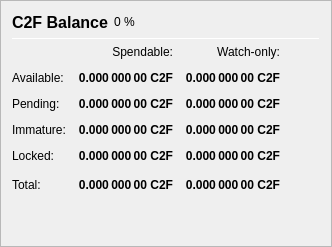
                   <widget class="QFrame" name="frame_Balances">
                    <property name="frameShape">
                     <enum>QFrame::StyledPanel</enum>
                    </property>
                    <property name="frameShadow">
                     <enum>QFrame::Raised</enum>
                    </property>
                    <layout class="QVBoxLayout" name="verticalLayout_4">
                     <item>
                      <layout class="QHBoxLayout" name="horizontalLayout_4">
                       <item>
                        <widget class="QLabel" name="label_5">
                         <property name="minimumSize">
                          <size>
                           <width>0</width>
                           <height>20</height>
                          </size>
                         </property>
                         <property name="font">
                          <font>
                           <pointsize>12</pointsize>
                           <weight>75</weight>
                           <bold>true</bold>
                          </font>
                         </property>
                         <property name="text">
                          <string>C2F Balance</string>
                         </property>
                        </widget>
                       </item>
                       <item>
                        <widget class="QLabel" name="labelC2FPercent">
                         <property name="text">
                          <string notr="true">0 %</string>
                         </property>
                        </widget>
                       </item>
                       <item>
                        <spacer name="horizontalSpacer_3">
                         <property name="orientation">
                          <enum>Qt::Horizontal</enum>
                         </property>
                         <property name="sizeHint" stdset="0">
                          <size>
                           <width>40</width>
                           <height>20</height>
                          </size>
                         </property>
                        </spacer>
                       </item>
                      </layout>
                     </item>
                     <item>
                      <widget class="Line" name="line_Balance">
                       <property name="minimumSize">
                        <size>
                         <width>0</width>
                         <height>1</height>
                        </size>
                       </property>
                       <property name="maximumSize">
                        <size>
                         <width>16777215</width>
                         <height>1</height>
                        </size>
                       </property>
                       <property name="orientation">
                        <enum>Qt::Horizontal</enum>
                       </property>
                      </widget>
                     </item>
                     <item>
                      <layout class="QGridLayout" name="gridLayout">
                       <property name="spacing">
                        <number>12</number>
                       </property>
                       <item row="0" column="1">
                        <widget class="QLabel" name="labelSpendable">
                         <property name="text">
                          <string>Spendable:</string>
                         </property>
                         <property name="alignment">
                          <set>Qt::AlignRight|Qt::AlignTrailing|Qt::AlignVCenter</set>
                         </property>
                        </widget>
                       </item>
                       <item row="0" column="2">
                        <widget class="QLabel" name="labelWatchonly">
                         <property name="text">
                          <string>Watch-only:</string>
                         </property>
                         <property name="alignment">
                          <set>Qt::AlignRight|Qt::AlignTrailing|Qt::AlignVCenter</set>
                         </property>
                        </widget>
                       </item>
                       <item row="1" column="0">
                        <widget class="QLabel" name="labelBalanceText">
                         <property name="text">
                          <string>Available:</string>
                         </property>
                        </widget>
                       </item>
                       <item row="1" column="1">
                        <widget class="QLabel" name="labelBalance">
                         <property name="font">
                          <font>
                           <weight>75</weight>
                           <bold>true</bold>
                          </font>
                         </property>
                         <property name="cursor">
                          <cursorShape>IBeamCursor</cursorShape>
                         </property>
                         <property name="toolTip">
                          <string>Your current spendable balance</string>
                         </property>
                         <property name="text">
                          <string notr="true">0.000 000 00 C2F</string>
                         </property>
                         <property name="alignment">
                          <set>Qt::AlignRight|Qt::AlignTrailing|Qt::AlignVCenter</set>
                         </property>
                         <property name="textInteractionFlags">
                          <set>Qt::LinksAccessibleByMouse|Qt::TextSelectableByKeyboard|Qt::TextSelectableByMouse</set>
                         </property>
                        </widget>
                       </item>
                       <item row="1" column="2">
                        <widget class="QLabel" name="labelWatchAvailable">
                         <property name="font">
                          <font>
                           <weight>75</weight>
                           <bold>true</bold>
                          </font>
                         </property>
                         <property name="cursor">
                          <cursorShape>IBeamCursor</cursorShape>
                         </property>
                         <property name="toolTip">
                          <string>Your current balance in watch-only addresses</string>
                         </property>
                         <property name="text">
                          <string notr="true">0.000 000 00 C2F</string>
                         </property>
                         <property name="alignment">
                          <set>Qt::AlignRight|Qt::AlignTrailing|Qt::AlignVCenter</set>
                         </property>
                         <property name="textInteractionFlags">
                          <set>Qt::LinksAccessibleByMouse|Qt::TextSelectableByKeyboard|Qt::TextSelectableByMouse</set>
                         </property>
                        </widget>
                       </item>
                       <item row="2" column="0">
                        <widget class="QLabel" name="labelPendingText">
                         <property name="text">
                          <string>Pending:</string>
                         </property>
                        </widget>
                       </item>
                       <item row="2" column="1">
                        <widget class="QLabel" name="labelUnconfirmed">
                         <property name="font">
                          <font>
                           <weight>75</weight>
                           <bold>true</bold>
                          </font>
                         </property>
                         <property name="cursor">
                          <cursorShape>IBeamCursor</cursorShape>
                         </property>
                         <property name="toolTip">
                          <string>Total of transactions that have yet to be confirmed, and do not yet count toward the spendable balance</string>
                         </property>
                         <property name="text">
                          <string notr="true">0.000 000 00 C2F</string>
                         </property>
                         <property name="alignment">
                          <set>Qt::AlignRight|Qt::AlignTrailing|Qt::AlignVCenter</set>
                         </property>
                         <property name="textInteractionFlags">
                          <set>Qt::LinksAccessibleByMouse|Qt::TextSelectableByKeyboard|Qt::TextSelectableByMouse</set>
                         </property>
                        </widget>
                       </item>
                       <item row="2" column="2">
                        <widget class="QLabel" name="labelWatchPending">
                         <property name="font">
                          <font>
                           <weight>75</weight>
                           <bold>true</bold>
                          </font>
                         </property>
                         <property name="cursor">
                          <cursorShape>IBeamCursor</cursorShape>
                         </property>
                         <property name="toolTip">
                          <string>Unconfirmed transactions to watch-only addresses</string>
                         </property>
                         <property name="text">
                          <string notr="true">0.000 000 00 C2F</string>
                         </property>
                         <property name="alignment">
                          <set>Qt::AlignRight|Qt::AlignTrailing|Qt::AlignVCenter</set>
                         </property>
                         <property name="textInteractionFlags">
                          <set>Qt::LinksAccessibleByMouse|Qt::TextSelectableByKeyboard|Qt::TextSelectableByMouse</set>
                         </property>
                        </widget>
                       </item>
                       <item row="3" column="0">
                        <widget class="QLabel" name="labelImmatureText">
                         <property name="text">
                          <string>Immature:</string>
                         </property>
                        </widget>
                       </item>
                       <item row="3" column="1">
                        <widget class="QLabel" name="labelImmature">
                         <property name="font">
                          <font>
                           <weight>75</weight>
                           <bold>true</bold>
                          </font>
                         </property>
                         <property name="cursor">
                          <cursorShape>IBeamCursor</cursorShape>
                         </property>
                         <property name="toolTip">
                          <string>Staked or masternode rewards that has not yet matured</string>
                         </property>
                         <property name="text">
                          <string notr="true">0.000 000 00 C2F</string>
                         </property>
                         <property name="alignment">
                          <set>Qt::AlignRight|Qt::AlignTrailing|Qt::AlignVCenter</set>
                         </property>
                         <property name="textInteractionFlags">
                          <set>Qt::LinksAccessibleByMouse|Qt::TextSelectableByKeyboard|Qt::TextSelectableByMouse</set>
                         </property>
                        </widget>
                       </item>
                       <item row="3" column="2">
                        <widget class="QLabel" name="labelWatchImmature">
                         <property name="font">
                          <font>
                           <weight>75</weight>
                           <bold>true</bold>
                          </font>
                         </property>
                         <property name="cursor">
                          <cursorShape>IBeamCursor</cursorShape>
                         </property>
                         <property name="toolTip">
                          <string>Staked or masternode rewards in watch-only addresses that has not yet matured</string>
                         </property>
                         <property name="text">
                          <string notr="true">0.000 000 00 C2F</string>
                         </property>
                         <property name="alignment">
                          <set>Qt::AlignRight|Qt::AlignTrailing|Qt::AlignVCenter</set>
                         </property>
                         <property name="textInteractionFlags">
                          <set>Qt::LinksAccessibleByMouse|Qt::TextSelectableByKeyboard|Qt::TextSelectableByMouse</set>
                         </property>
                        </widget>
                       </item>
                       <item row="4" column="0">
                        <widget class="QLabel" name="labelLockedBalanceText">
                         <property name="toolTip">
                          <string>Locked C2F or Masternode collaterals.</string>
                         </property>
                         <property name="text">
                          <string>Locked:</string>
                         </property>
                        </widget>
                       </item>
                       <item row="4" column="1">
                        <widget class="QLabel" name="labelLockedBalance">
                         <property name="font">
                          <font>
                           <weight>75</weight>
                           <bold>true</bold>
                          </font>
                         </property>
                         <property name="cursor">
                          <cursorShape>IBeamCursor</cursorShape>
                         </property>
                         <property name="toolTip">
                          <string>Locked C2F or Masternode collaterals.</string>
                         </property>
                         <property name="text">
                          <string notr="true">0.000 000 00 C2F</string>
                         </property>
                         <property name="alignment">
                          <set>Qt::AlignRight|Qt::AlignTrailing|Qt::AlignVCenter</set>
                         </property>
                         <property name="textInteractionFlags">
                          <set>Qt::LinksAccessibleByMouse|Qt::TextSelectableByKeyboard|Qt::TextSelectableByMouse</set>
                         </property>
                        </widget>
                       </item>
                       <item row="4" column="2">
                        <widget class="QLabel" name="labelWatchLocked">
                         <property name="font">
                          <font>
                           <weight>75</weight>
                           <bold>true</bold>
                          </font>
                         </property>
                         <property name="cursor">
                          <cursorShape>IBeamCursor</cursorShape>
                         </property>
                         <property name="toolTip">
                          <string>Current locked balance in watch-only addresses</string>
                         </property>
                         <property name="text">
                          <string notr="true">0.000 000 00 C2F</string>
                         </property>
                         <property name="alignment">
                          <set>Qt::AlignRight|Qt::AlignTrailing|Qt::AlignVCenter</set>
                         </property>
                         <property name="textInteractionFlags">
                          <set>Qt::LinksAccessibleByMouse|Qt::TextSelectableByKeyboard|Qt::TextSelectableByMouse</set>
                         </property>
                        </widget>
                       </item>
                       <item row="5" column="0">
                        <widget class="QLabel" name="labelTotalText">
                         <property name="text">
                          <string>Total:</string>
                         </property>
                         <property name="toolTip">
                          <string>Your current C2FCoin balance, unconfirmed and immature transactions included</string>
                         </property>
                        </widget>
                       </item>
                       <item row="5" column="1">
                        <widget class="QLabel" name="labelTotal">
                         <property name="font">
                          <font>
                           <weight>75</weight>
                           <bold>true</bold>
                          </font>
                         </property>
                         <property name="cursor">
                          <cursorShape>IBeamCursor</cursorShape>
                         </property>
                         <property name="toolTip">
                          <string>Your current C2FCoin balance, unconfirmed and immature transactions included</string>
                         </property>
                         <property name="text">
                          <string notr="true">0.000 000 00 C2F</string>
                         </property>
                         <property name="alignment">
                          <set>Qt::AlignRight|Qt::AlignTrailing|Qt::AlignVCenter</set>
                         </property>
                         <property name="textInteractionFlags">
                          <set>Qt::LinksAccessibleByMouse|Qt::TextSelectableByKeyboard|Qt::TextSelectableByMouse</set>
                         </property>
                        </widget>
                       </item>
                       <item row="5" column="2">
                        <widget class="QLabel" name="labelWatchTotal">
                         <property name="font">
                          <font>
                           <weight>75</weight>
                           <bold>true</bold>
                          </font>
                         </property>
                         <property name="cursor">
                          <cursorShape>IBeamCursor</cursorShape>
                         </property>
                         <property name="toolTip">
                          <string>Current total balance in watch-only addresses</string>
                         </property>
                         <property name="text">
                          <string notr="true">0.000 000 00 C2F</string>
                         </property>
                         <property name="alignment">
                          <set>Qt::AlignRight|Qt::AlignTrailing|Qt::AlignVCenter</set>
                         </property>
                         <property name="textInteractionFlags">
                          <set>Qt::LinksAccessibleByMouse|Qt::TextSelectableByKeyboard|Qt::TextSelectableByMouse</set>
                         </property>
                        </widget>
                       </item>
                       <item row="5" column="3">
                        <spacer name="horizontalSpacer_9">
                         <property name="orientation">
                          <enum>Qt::Horizontal</enum>
                         </property>
                         <property name="sizeHint" stdset="0">
                          <size>
                           <width>40</width>
                           <height>20</height>
                          </size>
                         </property>
                        </spacer>
                       </item>
                      </layout>
                     </item>
                     <item>
                      <spacer name="verticalSpacer_3">
                       <property name="orientation">
                        <enum>Qt::Vertical</enum>
                       </property>
                       <property name="sizeHint" stdset="0">
                        <size>
                         <width>20</width>
                         <height>40</height>
                        </size>
                       </property>
                      </spacer>
                     </item>
                    </layout>
                   </widget>
